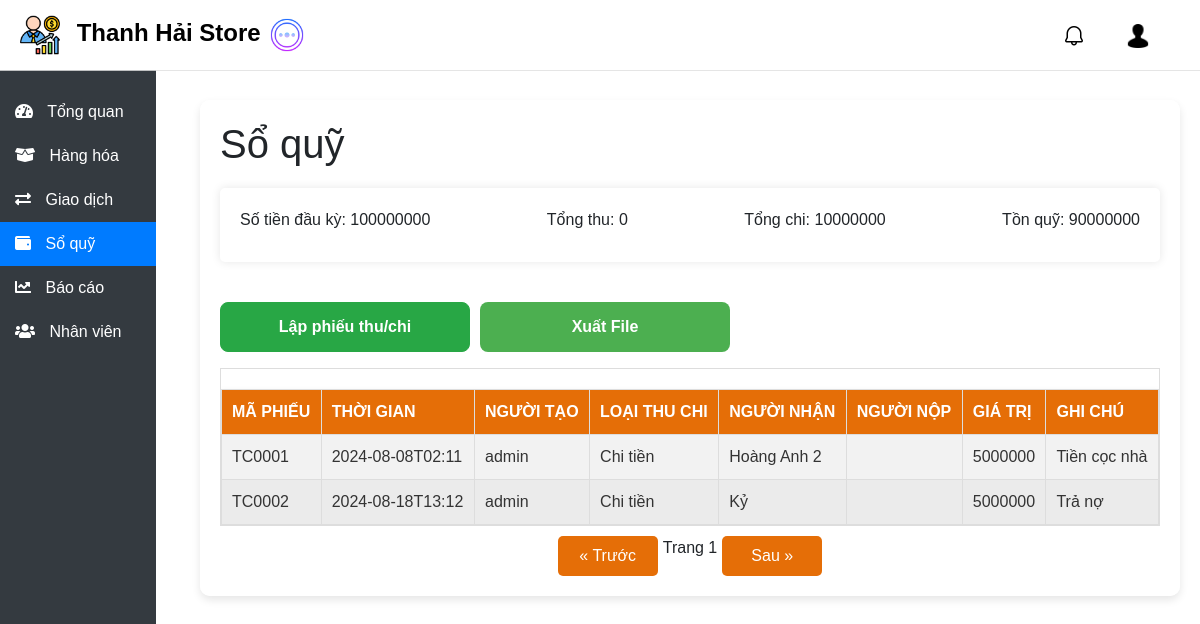
Page /treasury (signed in) on the committed database.
### db.py (models this page shows)
class Treasury(db.Model):
    __tablename__ = 'treasury'
    id_treasury = db.Column(db.Integer, primary_key=True)
    date = db.Column(db.String(255), nullable=False)
    type_treasury = db.Column(db.String(255), nullable=True)
    receiver = db.Column(db.String(255), nullable=True)
    submitter = db.Column(db.String(255), nullable=True)
    value = db.Column(db.Integer, nullable=True)
    note = db.Column(db.String(255), nullable=True)
    user_create = db.Column(db.String(255), nullable=False)

### app.py (the view)
@app.route("/treasury", methods=["GET"])
def admin_treasury():
    if "user_id" in session and session["usertype"] == "admin":
        user = Register.query.filter_by(id=session["user_id"]).first()
        if user:
            treasurys = get_treasurys()
            opening_balance, total_income, total_expense, closing_balance = (
                cacul_treasury()
            )
            return render_template(
                "admin/treasury.html",
                user_name=user.user,
                treasurys=treasurys,
                opening_balance=opening_balance,
                total_income=total_income,
                total_expense=total_expense,
                closing_balance=closing_balance,
            )
        else:
            return "Không tìm thấy thông tin người dùng"
    else:
        return redirect(url_for("login"))

### app.py (called while the page is built)
def cacul_treasury():
    opening_balance = 100000000
    current_month = datetime.now().month
    current_year = datetime.now().year
    try:
        treasurys = Treasury.query.filter(
            extract("month", Treasury.date) == current_month,
            extract("year", Treasury.date) == current_year,
        ).all()
    except ProgrammingError:
        return opening_balance, 0, 0, opening_balance
    total_income = sum(t.value for t in treasurys if t.type_treasury == "Thu tiền")
    total_expense = sum(t.value for t in treasurys if t.type_treasury == "Chi tiền")
    closing_balance = opening_balance + total_income - total_expense
    return opening_balance, total_income, total_expense, closing_balance

### templates/admin/treasury.html (shortened to what this page needs)
<!DOCTYPE html>
<html lang="en">
<head>
    <link rel="stylesheet" href="https://stackpath.bootstrapcdn.com/bootstrap/4.5.2/css/bootstrap.min.css">
    <link rel="stylesheet" href="../../static/css/treasury.css">
    <link rel="stylesheet" href="https://cdnjs.cloudflare.com/ajax/libs/font-awesome/5.15.3/css/all.min.css">
</head>
<body>
    <nav class="navbar navbar-custom navbar-expand-lg">
        <a class="navbar-brand" href="#">
            <img src="../../static/img/logo_login.png" alt="Logo" style="width: 40px; margin-right: 10px;">
            Thanh Hải Store
            <img src="../../static/img/more.png" alt="More" id="toggleSidebar"
                style="width: 40px; margin-right: 10px; cursor: pointer;">
        </a>
        <ul class="navbar-nav ml-auto">
            <li class="nav-item">
                <a class="nav-link" href="#">
                    <div id="notification-icon">
                        <img src="../../static/img/notification.png" alt="Thông báo" class="notification-icon">
                    </div>
                </a>
            </li>
            <li class="nav-item">
                <a class="nav-link" href="/account">
                    <img src="../../static/img/user.png" alt="Tài khoản" class="account-icon">
                </a>
            </li>
        </ul>
    </nav>
    <div class="sidebar" id="sidebar">
        <a href="/overview"><i class="fas fa-tachometer-alt"></i> Tổng quan</a>
        <a href="/product"><i class="fas fa-box-open"></i> Hàng hóa</a>
        <a href="/transaction"><i class="fas fa-exchange-alt"></i> Giao dịch</a>
        <a href="/treasury" class="active"><i class="fas fa-wallet"></i> Sổ quỹ</a>
        <a href="/report"><i class="fas fa-chart-line"></i> Báo cáo</a>
        <a href="/staff"><i class="fas fa-users"></i> Nhân viên</a>
    </div>
    <div class="content" id="content">
        <div class="card-container">
            <div class="main-content">
                <h1>Sổ quỹ</h1>
                <div class="summary">
                    <p>Số tiền đầu kỳ: {{ opening_balance }}</p>
                    <p>Tổng thu: {{ total_income }}</p>
                    <p>Tổng chi: {{ total_expense }}</p>
                    <p>Tồn quỹ: {{ closing_balance }}</p>
                </div>
                <div class="btn-container">
                    <button id="addTreasury" class="btn btn-primary mb-3" data-toggle="modal"
                        data-target="#treasuryModal">Lập phiếu thu/chi</button>
                    <button id="exportFile" class="btn btn-primary mb-3">Xuất File</button>
                </div>
                <div class="table-responsive">
                    <table id="productTable">
                        <thead>
                            <tr>
                                <th>Mã phiếu</th>
                                <th>Thời gian</th>
                                <th>Người tạo</th>
                                <th>Loại thu chi</th>
                                <th>Người nhận</th>
                                <th>Người nộp</th>
                                <th>Giá trị</th>
                                <th>Ghi chú</th>
                            </tr>
                        </thead>
                        <tbody>
                            {% for treasury in treasurys %}
                            <tr data-id="{{ treasury.id_treasury }}">
                                <td>{{ treasury.code_treasury }}</td>
                                <td>{{ treasury.date }}</td>
                                <td>{{ treasury.user_create }}</td>
                                <td>{{ treasury.type_treasury }}</td>
                                <td>{{ treasury.receiver }}</td>
                                <td>{{ treasury.submitter }}</td>
                                <td>{{ treasury.value }}</td>
                                <td>{{ treasury.note }}</td>
                            </tr>
                            {% endfor %}
                        </tbody>
                    </table>
                </div>
                <div class="table-pagination">
                    <button id="prevPageBtn">&laquo; Trước</button>
                    <span id="currentPage">Trang 1</span>
                    <button id="nextPageBtn">Sau &raquo;</button>
                </div>
            </div>
        </div>
</body>
</html>

### static/css/treasury.css (style rules this page uses)
body { font-family: Arial, sans-serif; background-image: url('../../static/img/background_dash2.jpg'); background-size: cover; background-repeat: no-repeat; background-attachment: fixed; margin: 0; padding: 0; }
.navbar-custom { background-color: rgba(255, 255, 255, 0.8); border-bottom: 1px solid rgba(0, 0, 0, 0.1); color: black; padding: 10px 20px; position: fixed; top: 0; width: 100%; z-index: 1000; transition: background-color 0.3s ease; }
.navbar-custom .navbar-brand { color: black; font-size: 24px; font-weight: bold; }
.navbar-custom .navbar-nav .nav-link { color: white; margin-right: 20px; position: relative; font-size: 18px; padding: 10px; }
.notification-icon, .account-icon { width: 24px; height: auto; }
.sidebar { height: 100%; width: 13%; position: fixed; top: 70px; left: 0; background-color: #343a40; padding-top: 20px; z-index: 999; transition: width 0.3s ease; overflow-x: hidden; white-space: nowrap; }
.sidebar a { padding: 10px 15px; text-decoration: none; font-size: 16px; color: white; display: block; transition: background-color 0.3s ease, padding-left 0.3s ease; position: relative; }
.sidebar a i { margin-right: 10px; transition: transform 0.3s ease; }
.sidebar a.active { background-color: #007bff; }
.content { margin-left: 15%; margin-top: 80px; padding: 20px; transition: margin-left 0.3s ease; display: flex; }
.card-container { width: 100%; background-color: rgba(255, 255, 255, 0.9); padding: 20px; border-radius: 10px; box-shadow: 0 4px 8px rgba(0, 0, 0, 0.1); }
.main-content { display: flex; flex-direction: column; }
table { width: 100%; border-collapse: collapse; margin-top: 20px; box-shadow: 0 4px 8px rgba(0, 0, 0, 0.1); background-color: #f8f8f8; }
th, td { border: 1px solid #dddddd; text-align: left; padding: 10px; transition: background-color 0.3s ease, color 0.3s ease; }
th { background-color: #e56e07; color: white; text-transform: uppercase; }
td { background-color: #f2f2f2; color: #333; }
tr:nth-child(even) td { background-color: #ebebeb; }
.btn-primary { background-color: #4CAF50; color: #fff; padding: 14px 24px; border: none; border-radius: 6px; cursor: pointer; float: right; transition: background-color 0.3s; }
.table-responsive { max-height: 500px; overflow-y: auto; overflow-x: auto; border: 1px solid #ddd; }
.table-pagination { display: flex; justify-content: center; margin-top: 10px; }
.table-pagination button { width: 100px; padding: 8px 12px; margin: 0 5px; background-color: #e56e07; color: white; border: none; border-radius: 5px; cursor: pointer; }
h1 { margin-bottom: 20px; }
.summary { display: flex; justify-content: space-between; margin-bottom: 20px; padding: 20px; background-color: white; border-radius: 5px; box-shadow: 0 0 10px rgba(0, 0, 0, 0.1); }
.summary p { margin: 0 0 10px 0; font-size: 16px; }
.btn { display: inline-block; font-size: 16px; font-weight: bold; padding: 12px 24px; border: none; border-radius: 8px; text-align: center; cursor: pointer; transition: all 0.3s ease; color: #fff; width: 250px; }
#addTreasury { background-color: #28a745; border: 1px solid #28a745; }
.btn-container { display: flex; gap: 10px; margin-top: 20px; }

### rows in the picture
Treasury: code_treasury "TC0001", date "2024-08-08T02:11", user_create "admin", type_treasury "Chi tiền", receiver "Hoàng Anh 2", value "5000000", note "Tiền cọc nhà"
Treasury: code_treasury "TC0002", date "2024-08-18T13:12", user_create "admin", type_treasury "Chi tiền", receiver "Kỷ", value "5000000", note "Trả nợ"

### other values in the picture
{{ opening_balance }} "100000000"
{{ total_income }} "0"
{{ total_expense }} "10000000"
{{ closing_balance }} "90000000"
